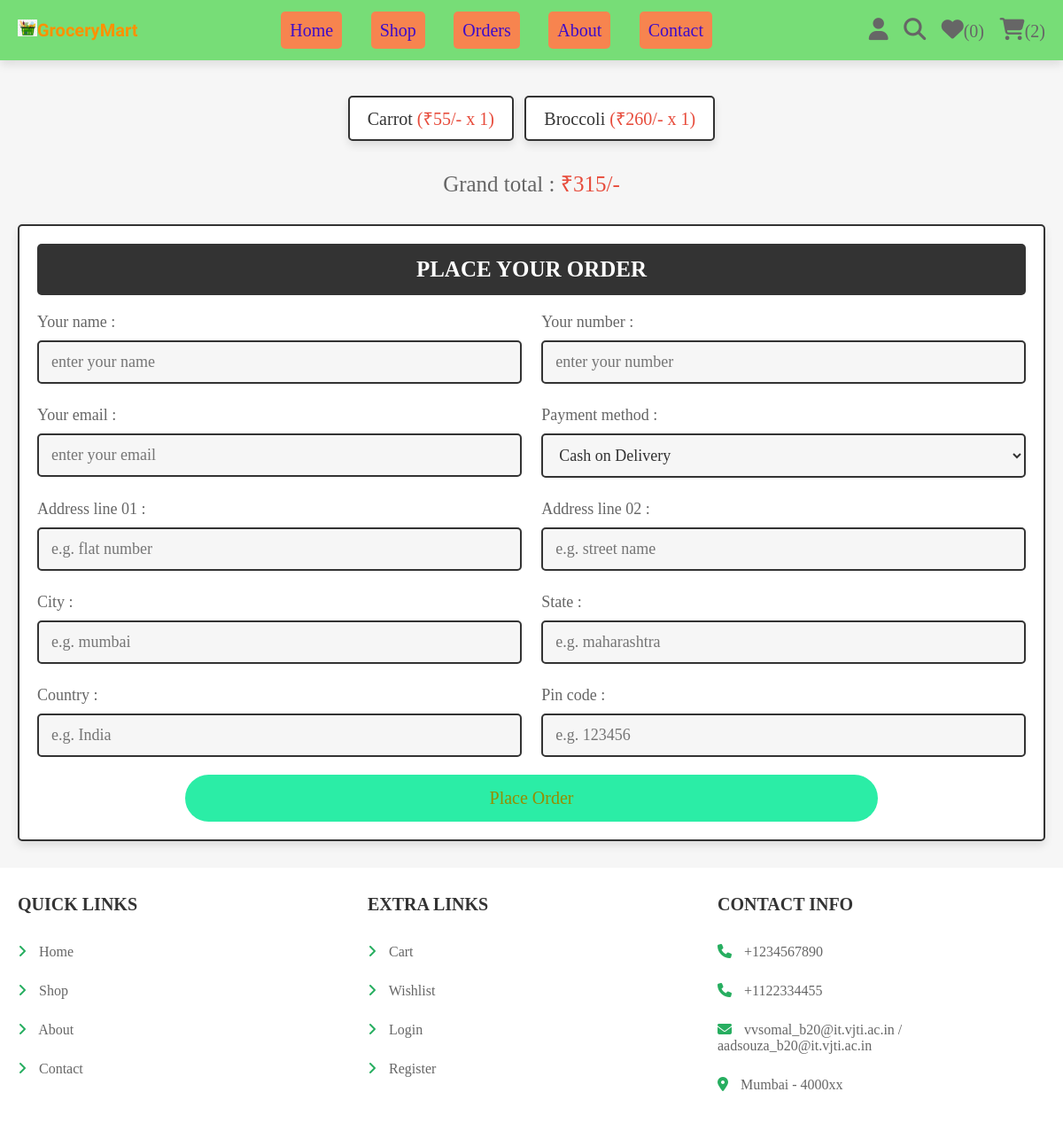
Screenshot of /checkout.php (signed in) with the database file from the repository.
### tables this page shows
CREATE TABLE `cart` (
  `id` int(100) NOT NULL,
  `user_id` int(100) NOT NULL,
  `pid` int(100) NOT NULL,
  `name` varchar(100) NOT NULL,
  `price` int(100) NOT NULL,
  `quantity` int(100) NOT NULL,
  `image` varchar(100) NOT NULL
);

### checkout.php (the view, shortened to what this page needs)
<?php
@include 'config.php';
$user_id = $_SESSION['user_id'];
?>
<!DOCTYPE html>
<html lang="en">
<head>
   <link rel="stylesheet" href="https://cdnjs.cloudflare.com/ajax/libs/font-awesome/6.1.1/css/all.min.css">
   <link rel="stylesheet" href="css/style.css">
</head>
<body>
<?php include 'header.php'; ?>
<section class="display-orders">
   <?php
      $cart_grand_total = 0;
      $select_cart_items = $conn->prepare("SELECT * FROM `cart` WHERE user_id = ?");
      $select_cart_items->execute([$user_id]);
      if($select_cart_items->rowCount() > 0){
         while($fetch_cart_items = $select_cart_items->fetch(PDO::FETCH_ASSOC)){
            $cart_total_price = ($fetch_cart_items['price'] * $fetch_cart_items['quantity']);
            $cart_grand_total += $cart_total_price;
   ?>
   <p> <?= $fetch_cart_items['name']; ?> <span>(<?= '₹'.$fetch_cart_items['price'].'/- x '. $fetch_cart_items['quantity']; ?>)</span> </p>
   <?php
    }
   }else{
      echo '<p class="empty">Your Cart is empty!</p>';
   }
   ?>
   <div class="grand-total">Grand total : <span>₹<?= $cart_grand_total; ?>/-</span></div>
</section>
<section class="checkout-orders">
   <form action="" method="POST">
      <h3>Place your Order</h3>
      <div class="flex">
         <div class="inputBox">
            <span>Your name :</span>
            <input type="text" name="name" placeholder="enter your name" class="box" required>
         </div>
         <div class="inputBox">
            <span>Your number :</span>
            <input type="number" name="number" placeholder="enter your number" class="box" required>
         </div>
         <div class="inputBox">
            <span>Your email :</span>
            <input type="email" name="email" placeholder="enter your email" class="box" required>
         </div>
         <div class="inputBox">
            <span>Payment method :</span>
            <select name="method" class="box" required>
               <option value="cash on delivery">Cash on Delivery</option>
            </select>
         </div>
         <div class="inputBox">
            <span>Address line 01 :</span>
            <input type="text" name="flat" placeholder="e.g. flat number" class="box" required>
         </div>
         <div class="inputBox">
            <span>Address line 02 :</span>
            <input type="text" name="street" placeholder="e.g. street name" class="box" required>
         </div>
         <div class="inputBox">
            <span>City :</span>
            <input type="text" name="city" placeholder="e.g. mumbai" class="box" required>
         </div>
         <div class="inputBox">
            <span>State :</span>
            <input type="text" name="state" placeholder="e.g. maharashtra" class="box" required>
         </div>
         <div class="inputBox">
            <span>Country :</span>
            <input type="text" name="country" placeholder="e.g. India" class="box" required>
         </div>
         <div class="inputBox">
            <span>Pin code :</span>
            <input type="number" min="0" name="pin_code" placeholder="e.g. 123456" class="box" required>
         </div>
      </div>
      <input type="submit" name="order" class="btn <?= ($cart_grand_total > 1)?'':'disabled'; ?>" value="place order">
   </form>
</section>
<?php include 'footer.php'; ?>
</body>
</html>

### css/style.css (style rules this page uses)
.display-orders { text-align: center; padding-bottom: 0; }
.display-orders p { display: inline-block; padding:1rem 2rem; margin:1rem .5rem; font-size: 2rem; text-align: center; border:var(--border); background-color: var(--white); box-shadow: var(--box-shadow); border-radius: .5rem; }
.display-orders p span { color:var(--red); }
.display-orders .grand-total { margin-top: 2rem; font-size: 2.5rem; color:var(--light-color); }
.display-orders .grand-total span { color:var(--red); }
.checkout-orders form { padding:2rem; border:var(--border); background-color: var(--white); box-shadow: var(--box-shadow); border-radius: .5rem; }
.checkout-orders form h3 { border-radius: .5rem; background-color: var(--black); color:var(--white); padding:1.5rem 1rem; text-align: center; text-transform: uppercase; margin-bottom: 2rem; font-size: 2.5rem; }
.checkout-orders form .flex { display: flex; flex-wrap: wrap; gap:1.5rem; justify-content: space-between; }
.checkout-orders form .flex .inputBox { width: 49%; }
.checkout-orders form .flex .inputBox .box { width: 100%; border:var(--border); border-radius: .5rem; font-size: 1.8rem; color:var(--black); padding:1.2rem 1.4rem; margin:1rem 0; background-color: var(--light-bg); }
.checkout-orders form .flex .inputBox span { font-size: 1.8rem; color:var(--light-color); }

### css/components.css (style rules this page uses)
:root { --green:#27ae60; --orange:#f39c12; --red:#e74c3c; --black:#333; --light-color:#666; --white:#fff; --light-bg:#f6f6f6; --border:.2rem solid var(--black); --box-shadow:0 .5rem 1rem rgba(0,0,0,.1); }
* { font-family:Georgia, 'Times New Roman', Times, serif; margin:0; padding:0; box-sizing: border-box; outline: none; border:none; text-decoration: none; color:var(--black); }
body { background-color: var(--light-bg); }
html { font-size: 62.5%; overflow-x: hidden; scroll-behavior: smooth; scroll-padding-top: 6.5rem; }
section { padding:3rem 2rem; max-width: 1200px; margin:0 auto; }
.btn, .delete-btn, .option-btn { display: block; width: 98%; margin:1rem; border-radius:3rem; color:rgb(2, 55, 170); font-size: 2rem; padding:1.5rem; text-transform: capitalize; cursor: pointer; text-align: center; }
.btn { display: block; width: 70%; padding: 15px 20px; margin:auto; margin-top:10px; text-align: center; border: none; background: #2beda6; outline: none; border-radius: 30px; font-size: 2rem; color: rgb(149, 141, 0); cursor: pointer; transition: .3s; }

### rows the page displays
cart: name "Carrot", price "55", quantity "1"
cart: name "Broccoli", price "260", quantity "1"

### other values shown
$count_wishlist_items->rowCount() "0"
$count_cart_items->rowCount() "2"
$cart_grand_total "315"
